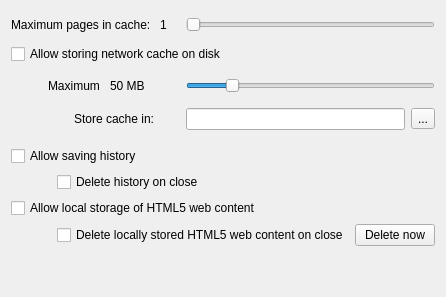
             <widget class="QWidget" name="tab_2">
              <attribute name="title">
               <string>Local Storage</string>
              </attribute>
              <layout class="QGridLayout" name="gridLayout_19">
               <item row="0" column="0" colspan="2">
                <layout class="QGridLayout" name="gridLayout_4">
                 <item row="0" column="3">
                  <widget class="QFrame" name="frame_2">
                   <property name="frameShape">
                    <enum>QFrame::NoFrame</enum>
                   </property>
                   <property name="frameShadow">
                    <enum>QFrame::Raised</enum>
                   </property>
                   <layout class="QHBoxLayout" name="horizontalLayout_6">
                    <property name="leftMargin">
                     <number>0</number>
                    </property>
                    <property name="topMargin">
                     <number>6</number>
                    </property>
                    <property name="rightMargin">
                     <number>0</number>
                    </property>
                    <property name="bottomMargin">
                     <number>6</number>
                    </property>
                    <item>
                     <widget class="QSlider" name="pagesInCache">
                      <property name="maximum">
                       <number>20</number>
                      </property>
                      <property name="orientation">
                       <enum>Qt::Horizontal</enum>
                      </property>
                     </widget>
                    </item>
                   </layout>
                  </widget>
                 </item>
                 <item row="2" column="1">
                  <widget class="QFrame" name="cacheFrame">
                   <layout class="QHBoxLayout" name="horizontalLayout_5">
                    <item>
                     <widget class="QLabel" name="label_21">
                      <property name="text">
                       <string>Maximum </string>
                      </property>
                     </widget>
                    </item>
                    <item>
                     <widget class="QLabel" name="MBlabel">
                      <property name="text">
                       <string>50 MB</string>
                      </property>
                     </widget>
                    </item>
                   </layout>
                  </widget>
                 </item>
                 <item row="2" column="3">
                  <widget class="QSlider" name="cacheMB">
                   <property name="minimum">
                    <number>20</number>
                   </property>
                   <property name="maximum">
                    <number>200</number>
                   </property>
                   <property name="sliderPosition">
                    <number>50</number>
                   </property>
                   <property name="orientation">
                    <enum>Qt::Horizontal</enum>
                   </property>
                  </widget>
                 </item>
                 <item row="0" column="2">
                  <widget class="QLabel" name="pageCacheLabel">
                   <property name="sizePolicy">
                    <sizepolicy hsizetype="Fixed" vsizetype="Preferred">
                     <horstretch>0</horstretch>
                     <verstretch>0</verstretch>
                    </sizepolicy>
                   </property>
                   <property name="minimumSize">
                    <size>
                     <width>20</width>
                     <height>0</height>
                    </size>
                   </property>
                   <property name="text">
                    <string>1</string>
                   </property>
                  </widget>
                 </item>
                 <item row="0" column="0" colspan="2">
                  <widget class="QLabel" name="label_10">
                   <property name="text">
                    <string>Maximum pages in cache: </string>
                   </property>
                  </widget>
                 </item>
                 <item row="1" column="0" colspan="4">
                  <widget class="QCheckBox" name="allowCache">
                   <property name="text">
                    <string>Allow storing network cache on disk</string>
                   </property>
                  </widget>
                 </item>
                 <item row="3" column="1">
                  <widget class="QLabel" name="storeCacheLabel">
                   <property name="text">
                    <string>Store cache in:</string>
                   </property>
                   <property name="alignment">
                    <set>Qt::AlignRight|Qt::AlignTrailing|Qt::AlignVCenter</set>
                   </property>
                  </widget>
                 </item>
                 <item row="3" column="3">
                  <layout class="QHBoxLayout" name="horizontalLayout_20">
                   <item>
                    <widget class="QLineEdit" name="cachePath"/>
                   </item>
                   <item>
                    <widget class="MacToolButton" name="changeCachePath">
                     <property name="text">
                      <string>...</string>
                     </property>
                    </widget>
                   </item>
                  </layout>
                 </item>
                </layout>
               </item>
               <item row="2" column="0" colspan="2">
                <layout class="QGridLayout" name="gridLayout_3">
                 <item row="0" column="0" colspan="3">
                  <widget class="QCheckBox" name="saveHistory">
                   <property name="text">
                    <string>Allow saving history</string>
                   </property>
                  </widget>
                 </item>
                 <item row="1" column="1">
                  <widget class="QCheckBox" name="deleteHistoryOnClose">
                   <property name="text">
                    <string>Delete history on close</string>
                   </property>
                  </widget>
                 </item>
                 <item row="1" column="0">
                  <spacer name="horizontalSpacer_4">
                   <property name="orientation">
                    <enum>Qt::Horizontal</enum>
                   </property>
                   <property name="sizeType">
                    <enum>QSizePolicy::Fixed</enum>
                   </property>
                   <property name="sizeHint" stdset="0">
                    <size>
                     <width>40</width>
                     <height>20</height>
                    </size>
                   </property>
                  </spacer>
                 </item>
                 <item row="2" column="0" colspan="3">
                  <widget class="QCheckBox" name="html5storage">
                   <property name="text">
                    <string>Allow local storage of HTML5 web content</string>
                   </property>
                  </widget>
                 </item>
                 <item row="3" column="1">
                  <widget class="QCheckBox" name="deleteHtml5storageOnClose">
                   <property name="text">
                    <string>Delete locally stored HTML5 web content on close</string>
                   </property>
                  </widget>
                 </item>
                 <item row="1" column="2">
                  <spacer name="horizontalSpacer_21">
                   <property name="orientation">
                    <enum>Qt::Horizontal</enum>
                   </property>
                   <property name="sizeHint" stdset="0">
                    <size>
                     <width>40</width>
                     <height>20</height>
                    </size>
                   </property>
                  </spacer>
                 </item>
                 <item row="3" column="2">
                  <widget class="QPushButton" name="deleteHtml5storage">
                   <property name="sizePolicy">
                    <sizepolicy hsizetype="Fixed" vsizetype="Fixed">
                     <horstretch>0</horstretch>
                     <verstretch>0</verstretch>
                    </sizepolicy>
                   </property>
                   <property name="text">
                    <string>Delete now</string>
                   </property>
                  </widget>
                 </item>
                </layout>
               </item>
               <item row="3" column="0">
                <spacer name="verticalSpacer_11">
                 <property name="orientation">
                  <enum>Qt::Vertical</enum>
                 </property>
                 <property name="sizeHint" stdset="0">
                  <size>
                   <width>20</width>
                   <height>40</height>
                  </size>
                 </property>
                </spacer>
               </item>
               <item row="1" column="0" colspan="2">
                <spacer name="verticalSpacer">
                 <property name="orientation">
                  <enum>Qt::Vertical</enum>
                 </property>
                 <property name="sizeType">
                  <enum>QSizePolicy::Fixed</enum>
                 </property>
                 <property name="sizeHint" stdset="0">
                  <size>
                   <width>20</width>
                   <height>10</height>
                  </size>
                 </property>
                </spacer>
               </item>
              </layout>
             </widget>
